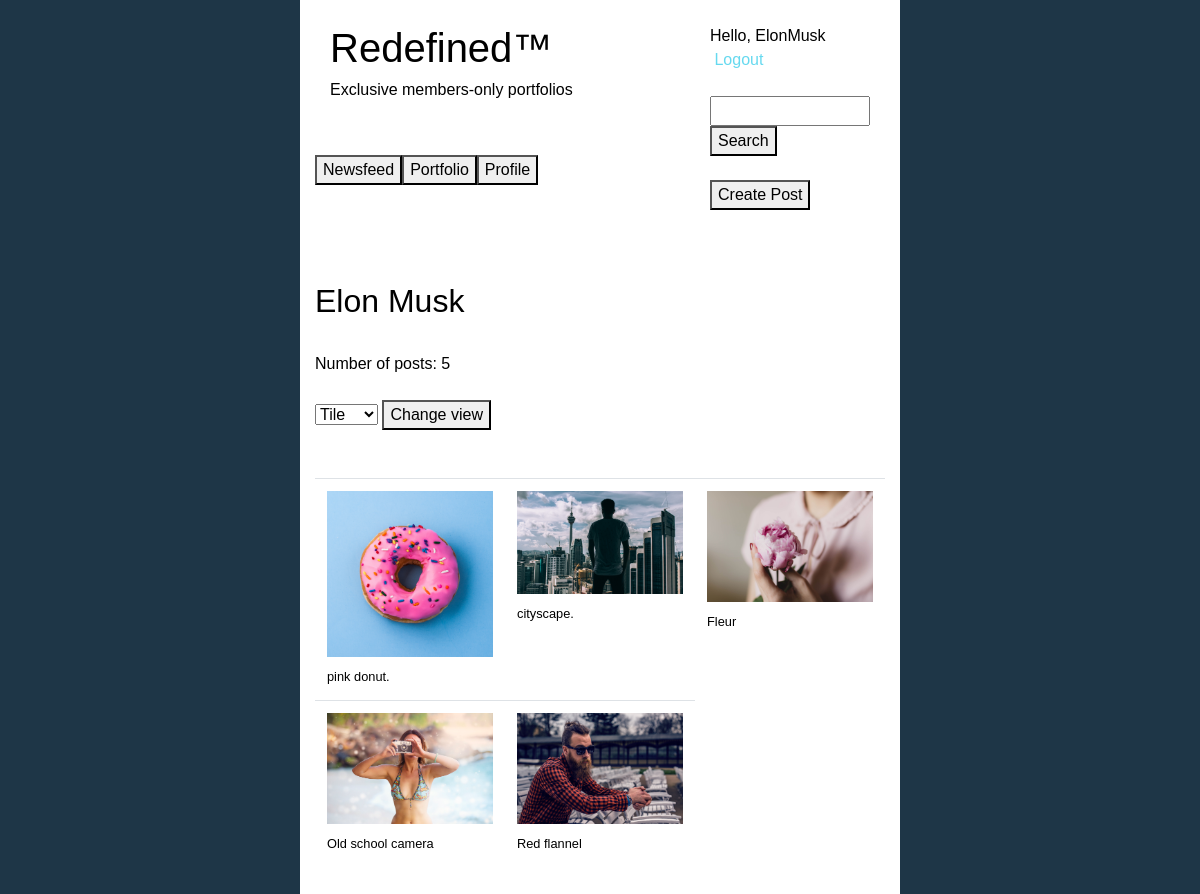
The app's page /portfolio (signed in) with its own data.
### portfolios/models.py (models this page shows)
class Post(models.Model):
      title = models.CharField(max_length=32)
      timestamp = models.DateTimeField(auto_now_add=True)
      user_id = models.IntegerField()
      image = models.FileField(upload_to='user-image-upload/', blank=True)
      text = models.CharField(max_length=16384, blank=True)

### portfolios/views.py (the view)
# urls.py: path("portfolio", views.portfolio_view, name="portfolio"),
def portfolio_view(request):
    if not request.user.is_authenticated:
        return HttpResponseRedirect(reverse("login"))
    author_id = request.POST.get("author_id")
    if author_id is None:
        author_id = request.user.id
    view_kind = request.POST.get("view_kind")
    if view_kind is None:
        view_kind = "Tile"
    return render(request, "portfolios/portfolio.html", {
        "user": request.user,
        "author": getUser(author_id),
        "posts": getPostsForUserIdReverse(author_id),
        "view_kind": view_kind,
        "view_kind_enum": view_kind_enum
    })

### portfolios/manager.py (called while the page is built)
def getAllPosts():
    return Post.objects.all()

def getPostsForUserId(user_id):
    return getAllPosts().filter(user_id = user_id)

def getPostsForUserIdReverse(user_id):
    return getPostsForUserId(user_id).order_by('timestamp').reverse()

def getAllUsers():
    return User.objects.all()

def getUser(user_id):
    return getAllUsers().get(pk=user_id)

### portfolios/templates/portfolios/portfolio.html (shortened to what this page needs)
{% extends "users/layout.html" %}
{% block body %}
  {% if author.first_name == "" and author.last_name == "" %}
      <h2>{{ author.username }}</h2>
  {% else %}
      <h2>{{ author.first_name }} {{ author.last_name }}</h2>
  {% endif %}
  <br/>
    Number of posts: {{ posts|length }}
    <br/>
    <br/>
    <form id="post" action="{% url 'portfolio' %}" method="post">
        <select name="view_kind">
            {% for option in view_kind_enum %}
                {% if view_kind == option %}
                    <option value="{{option}}" selected="selected">{{option}}</option>
                {% else %}
                    <option value="{{option}}">{{option}}</option>
                {% endif %}
            {% endfor %}
        </select>
        <button type="submit">Change view</button>
    </form>
    <br/>
    <br/>
    {% if view_kind == 'Tile' %}
      <table class="table">
        <tbody>
          <tr>
              {% for post in posts %}
                  <td style = "width:33.33%">
                      <form id="post" action="{% url 'post' %}" method="post">
                        {% if post.image.url is not None %}
                            <input type="image" src="{{ post.image.url }}" border="0"
                                  style="width: auto; max-width: 100%; height: auto; max-height: 100%;"
                                  alt="Submit" />
                            <br/>
                            <small>{{ post.title }}</small>
                        {% else %}
                            <button type="submit">{{ post.title }}</button>
                            <br/>
                            <small>Written Work</small>
                        {% endif %}
                      </form>
                  </td>
                  {% if not forloop.last and forloop.counter|divisibleby:3 %}
                      </tr>
                      <tr>
                  {% endif %}
              {% endfor %}
          </tr>
      </table>
    {% endif %}
{% endblock %}

### portfolios/templates/users/layout.html (shortened to what this page needs)
<!DOCTYPE html>
<html>
    <head>
        <link rel="stylesheet" href="https://stackpath.bootstrapcdn.com/bootstrap/4.1.1/css/bootstrap.min.css"
>
        <link rel="stylesheet" href="../../static/style.css">
    </head>
    <body>
        <div>
            <div class="container-fluid">
                <div class="row">
                    <div class="col-sm-3 box"></div>
                    <div class="col-sm-6 box" style="background-color: white; height=100vh">
                        <div class="container-fluid">
                            <div class="row">
                                <div class="col-sm-8" style="background-color: white;">
                                    <br/>
                                    <h1>Redefined™</h1>
                                    <h6>Exclusive members-only portfolios</h6>
                                    <br/>
                                    <br/>
                                    <div class="row">
                                        {% if user.is_authenticated %}
                                            <form id="portfolio" action="{% url 'newsfeed' %}" method="post">
                                                <button type="submit">Newsfeed</button>
                                            </form>
                                            <form id="portfolio" action="{% url 'portfolio' %}" method="post">
                                                <button type="submit">Portfolio</button>
                                            </form>
                                            <form id="profile" action="{% url 'profile' %}" method="post">
                                                <button type="submit">Profile</button>
                                            </form>
                                        {% endif %}
                                    </div>
                                </div>
                                <div class="col-sm-4">
                                    {% if user.is_authenticated %}
                                        <br/>
                                        {% if user.is_authenticated %}
                                            {% if user.username == None %}
                                                Hello, {{ user.first_name }}
                                            {% else %}
                                                Hello, {{ user.username }}
                                            {% endif %}
                                            &nbsp;<a href="{% url 'logout' %}">Logout</a>
                                        {% endif %}
                                        <br/>
                                        <br/>
                                        <form id="user" action="{% url 'search' %}" method="post">
                                            <input name="search_term" type="text" style="width:100%"/>
                                            <button type="submit">Search</button>
                                            <br/>
                                            <br/>
                                        </form>
                                        <form id="create_post" action="{% url 'create_post' %}" method="post">
                                                <button type="submit">Create Post</button>
                                            </form>
                                    {% endif %}
                                </div>
                            </div>
                        </div>
                        <br/>
                        <br/>
                        <br/>
                        {% block body %}
                        {% endblock %}
                        <br/>
                        <br/>
                    </div>
                    <div class="col-sm-3 box"></div>
                </div>
            </div>
        </div>
    </body>
</html>

### portfolios/static/style.css (style rules this page uses)
body { font-family: "Gill Sans", "Gill Sans MT", Calibri, "Trebuchet MS", sans-serif; text-decoration: none; color: black; }
body { background-color: #1E3647; }
a:link, a:visited { color: #66D9EF; }

### records on screen
Post: title "pink donut."
Post: title "cityscape."
Post: title "Fleur"
Post: title "Old school camera"
Post: title "Red flannel"

### other values on screen
{{ user.username }} "ElonMusk"
{{ author.first_name }} "Elon"
{{ author.last_name }} "Musk"
{{ posts|length }} "5"
form field view_kind "Tile"
